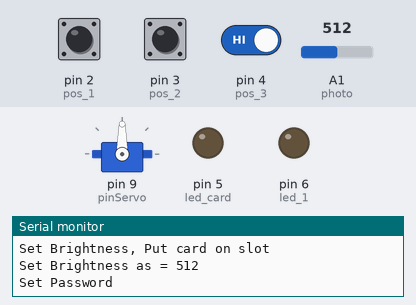
Simulated run of this sketch. Board: Arduino Uno, built with avr-gcc and run on an emulated ATmega328P. Parts: servo, output pins drawn as LEDs (lit = HIGH), the last lines printed to the serial monitor. Inputs (shaded band) come from the test bench; at power-on: pin 2 (pos_1) HIGH, pin 4 (pos_3) HIGH, pin 3 (pos_2) HIGH, A1 (photo) = 512.

Above: at 3.8 s.
3.9 s: pin 2 (pos_1) pulled LOW for 0.15 s
5.5 s: pin 2 (pos_1) driven LOW and pin 4 (pos_3) driven LOW
At 6.4 s:
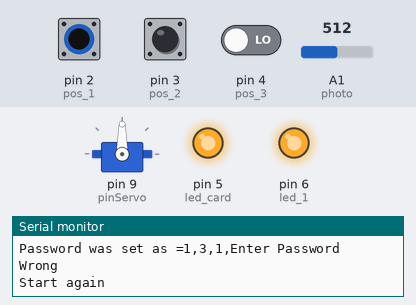
8.5 s: pin 3 (pos_2) pulled LOW for 1 s
12.5 s: A1 (photo) set to 551
14.0 s: A1 (photo) set to 571
At 14.8 s:
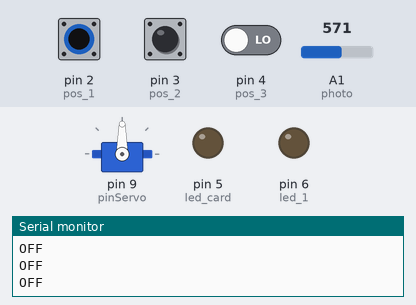
15.9 s: A1 (photo) set to 511
At 16.4 s:
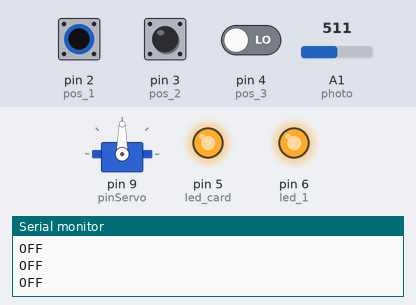
Timing chart, 0 to 18.4 s (numbered marks = the images above; inputs shaded):
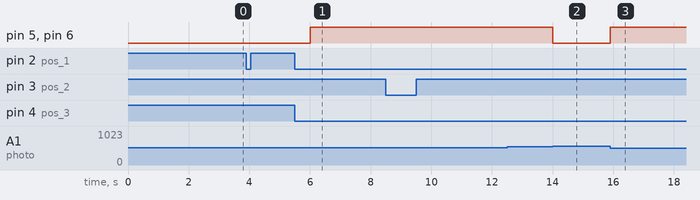

The sketch:

XakoN.ino
```cpp
/* Система безопасности с вводом пароля и ключ картой */
#include <Servo.h>

#define pos_1 2    //порт кнопки 1
#define pos_2 3    //порт кнопки 2
#define pos_3 4    //порт кнопки 3
#define led_1 6    //порт индикатора 1
#define led_card 5 //индикатора карты
#define pinServo 9 //порт сервопривода
#define photo A1   //порт фото

uint8_t bt1, lastbt1, bt2, lastbt2, bt3, lastbt3; //переменные кнопок
const uint8_t longpass = 3; //установка длины пароля
int password[longpass];     //массив хранения пароля
uint16_t brith, porog_b;    //хранение освещенности
uint8_t queue = 0;          //номер вводимой цифры пароля

Servo servo;

void setup() {
  Serial.begin(9600);
  servo.attach(pinServo);
  pinMode(pos_1, INPUT_PULLUP);
  pinMode(pos_2, INPUT_PULLUP);
  pinMode(pos_3, INPUT_PULLUP);
  pinMode(led_1, OUTPUT);
  pinMode(led_card, OUTPUT);
  //Установка уровня освещенности (наличие карты)
  Serial.println("Set Brightness, Put card on slot");
  delay(3000);
  porog_b = analogRead(photo);
  Serial.print("Set Brightness as = ");
  Serial.println(porog_b);
  //Установка пароля
  Serial.println("Set Password");
  set_password(longpass); //функция вызова настройки пароля
  Serial.println("Enter Password");
  delay(500);
}

void loop() {
  brith = analogRead(photo);
  //проверяем наличие карты в слоте
  if (brith < (porog_b + 50)) {
    digitalWrite(led_card, HIGH);
    //проверка пароля
    bt1= !digitalRead(pos_1);
    bt2 = !digitalRead(pos_2);
    bt3 = !digitalRead(pos_3);
    if (bt1 || bt2 || bt3) {
        digitalWrite(led_1, HIGH); //включаем индикатор нажатия на кнопку
        int cur, flag = 0; //cur - номер нажатой кнопки. флаг - нажатия
        if (bt1 && !lastbt1) {
            flag =1;
            cur = 1;
        }
        if (bt2 && !lastbt2) {
            flag =1;
            cur = 2;
        }
        if (bt3 && !lastbt3) {
            flag = 1;
            cur = 3;
        }
        //проверяем было ли нажатие
        if(flag) {
          //проверка совпадения
        if (password[queue] == cur) {
            queue++; //увеличиваем счетчик правильных нажатий
            Serial.println(cur);
        }
        //неверная кнопка
        else {
          digitalWrite(led_1, HIGH);
          Serial.println("Wrong");
          queue = 0;
          Serial.println("Start again");
          delay(3000);
          digitalWrite(led_1, LOW);
        }
        flag =false; //сброс флага, ждем некст нажатия
        }
    }
    else {
      // выключаем индикатор если кнопка ненажата
      digitalWrite(led_1, LOW);
    }
    //если ввели все цифры правильно
    if (queue == 3) {
      Serial.println("Correct");
      queue = 0;
      //открыли механизм на 5 сек
      servo.write(90);
      delay(5000);
      servo.write(0);
    }
    //меняем состояние
    lastbt1 = bt1;
    lastbt2 = bt2;
    lastbt3 = bt3;
  }
  //все выключаем если карты нет в слоте
  else {
    Serial.println("OFF");
    queue = 0; //сбрасываем счетчик
    digitalWrite(led_1, LOW);
    digitalWrite(led_card, LOW);
  }

}

//функция ввода пароля
void set_password (uint8_t num) {
  //передаем в функцию num - число цифр в пароле
  uint8_t kn1, last_kn1, kn2, last_kn2, kn3, last_kn3, flag;

  for (int i = 0; i < num; i++) {
    flag = true;
    while (flag) {
      kn1 = !digitalRead(pos_1);
      kn2 = !digitalRead(pos_2);
      kn3 = !digitalRead(pos_3);
      if (kn1 && !last_kn1) {
        password[i] = 1;
        flag = false;
      }
      if (kn2 && !last_kn2) {
        password[i] = 2;
        flag = false;
      }
      if (kn3 && !last_kn3) {
        password[i] = 3;
        flag = false;
      }
      last_kn1 = kn1;
      last_kn2 = kn2;
      last_kn3 = kn3;
    }
    Serial.print("Set");
    Serial.print(i);
    Serial.print("as = ");
    Serial.println(password[i]);
  }
  Serial.print("Password was set as =");
  for (int i = 0; i < num; i++) {
    Serial.print(password[i]);
    Serial.print(",");
  }
}
```

Measured:
- the behaviour switches between 561 and 562 on A1 (photo) (found by bisection; images 1 and 2)
- after the input at 5.5 s, pin 5 (led_card), pin 6 (led_1): LOW → HIGH after 0.50 s
- after the input at 12.5 s, every drawn part: stays the same
- after the input at 14.0 s, pin 5 (led_card), pin 6 (led_1): HIGH → LOW at once
- after the input at 15.9 s, pin 5 (led_card), pin 6 (led_1): LOW → HIGH at once
